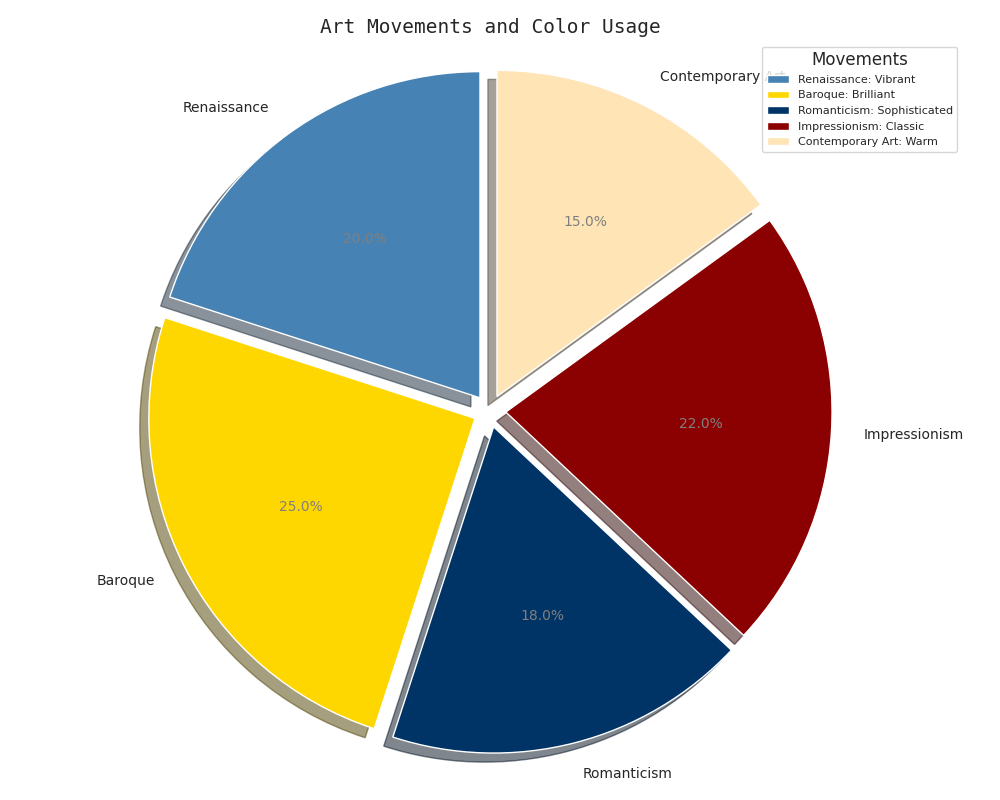

Reproduce this figure in Python.
import matplotlib.pyplot as plt

art_movements = ['Renaissance', 'Baroque', 'Romanticism', 'Impressionism', 'Contemporary Art']
color_usage = [20, 25, 18, 22, 15]

colors = ['#4682B4', '#FFD700', '#003366', '#8B0000', '#FFE4B5']

fig, ax = plt.subplots(figsize=(10, 8))
wedges, texts, autotexts = ax.pie(
    color_usage, 
    labels=art_movements, 
    autopct='%1.1f%%',
    startangle=90, 
    colors=colors, 
    shadow=True, 
    explode=(0.05,) * len(art_movements)
)

plt.setp(autotexts, size=10, weight='normal', color='gray')
plt.setp(texts, size=10, style='normal')

plt.title("Art Movements and Color Usage", fontsize=14, family='monospace')

ax.axis('equal')

legend_labels = [f'{movement}: {color}' for movement, color in zip(art_movements, ['Vibrant', 'Brilliant', 'Sophisticated', 'Classic', 'Warm'])]
ax.legend(
    wedges, legend_labels, 
    title="Movements", 
    loc="upper right", 
    bbox_to_anchor=(1, 1), 
    fontsize=8
)

plt.tight_layout()

plt.show()
